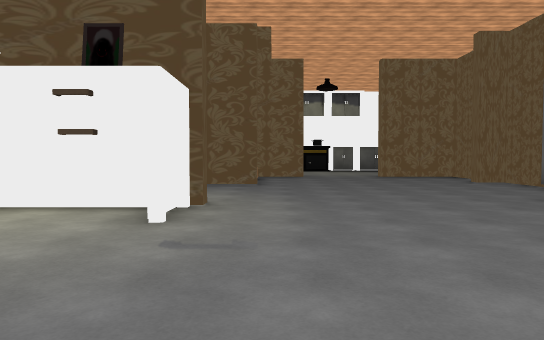
[1] (above)

24 first-person views from a walk through a Unity game level. The camera is 1.4 m above the floor, tilts 2° down and sees 70° across. The floor is counted in squares, 2 m on a side. Each view is taken from the middle of a square. On the plan, view 1 faces up. The plan holds only what a view shows up to about 11 squares ahead; the rest is blank. The place goes on beyond the plan. The player is left out. Some surface patterns are stand-ins.

[2]
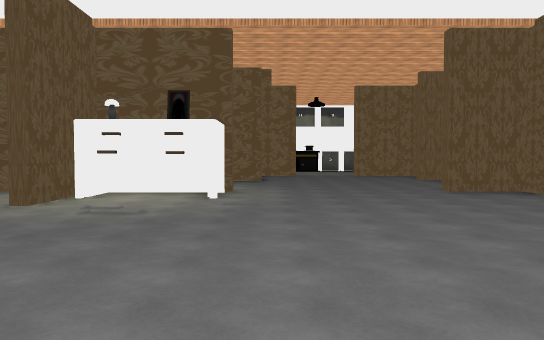

[3]
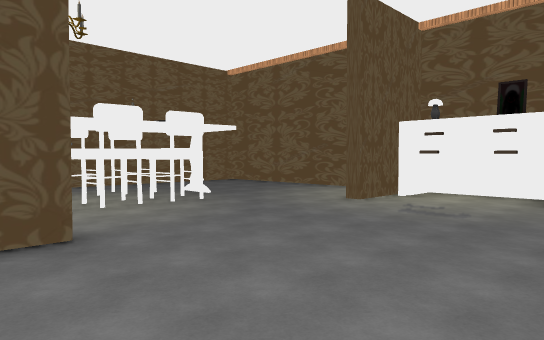

[4]
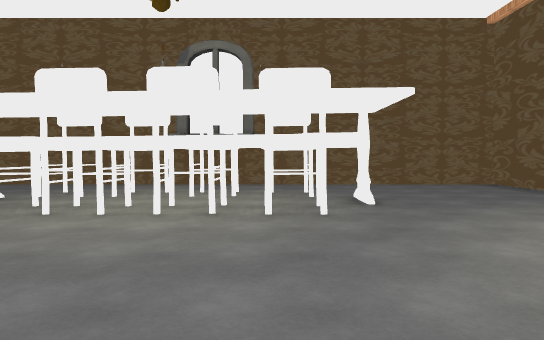

[5]
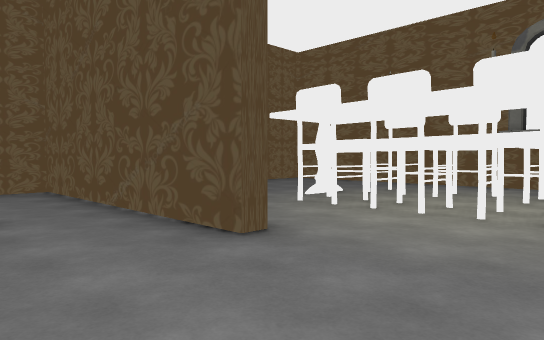

[6]
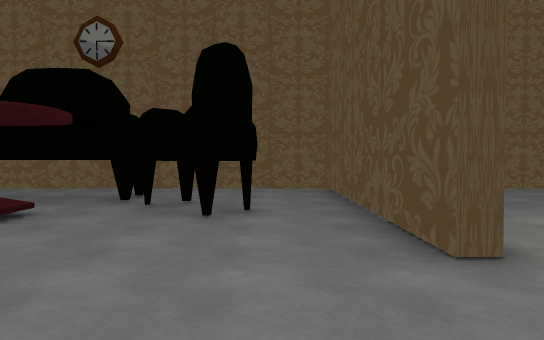

[7]
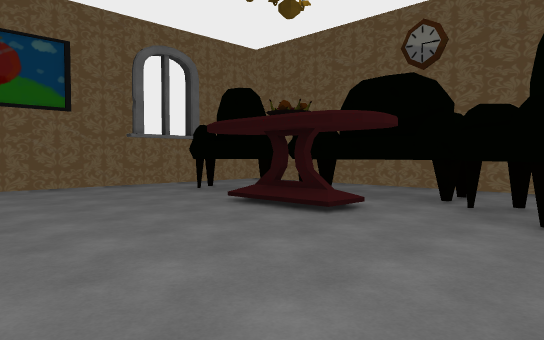

[8]
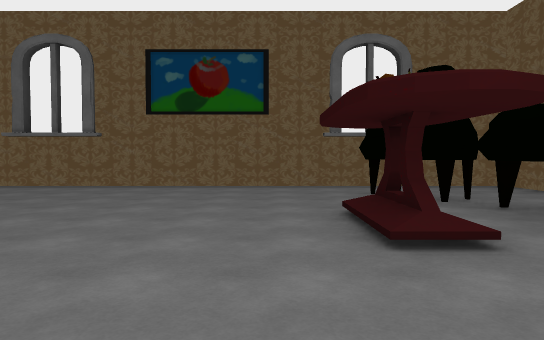

[9]
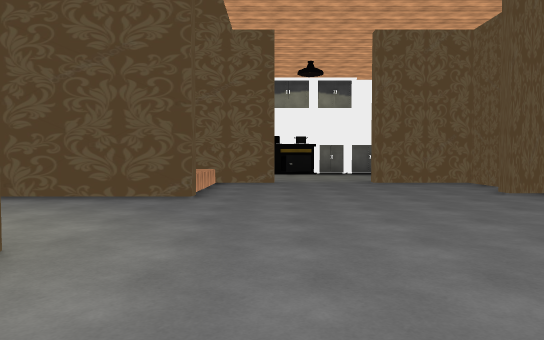

[10]
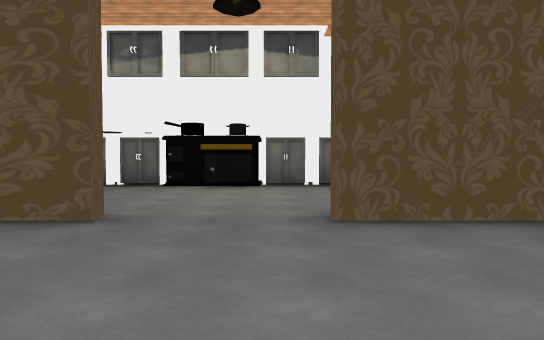

[11]
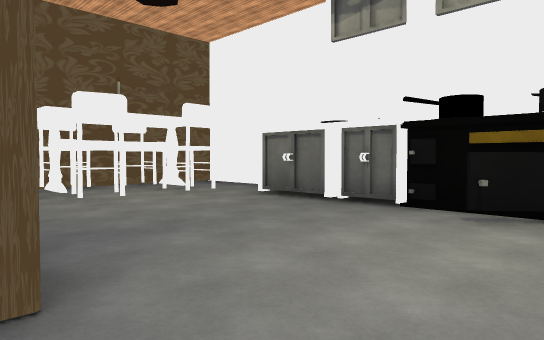

[12]
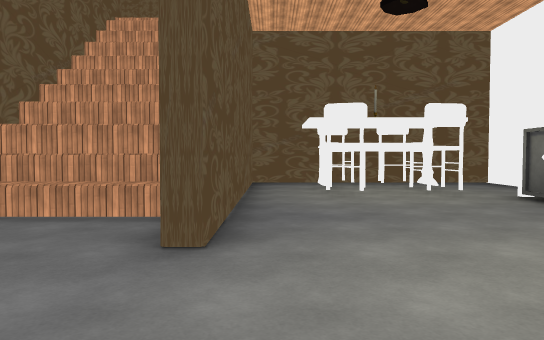

[13]
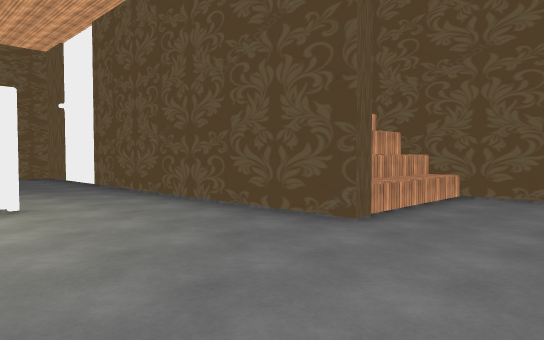

[14]
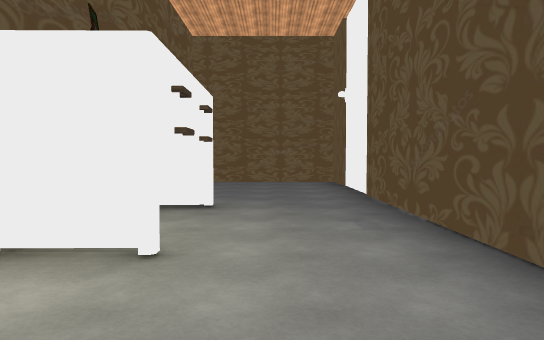

[15]
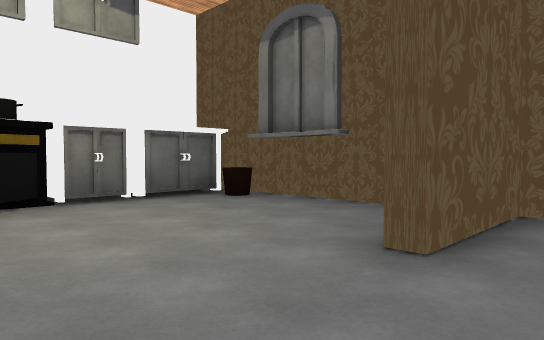

[16]
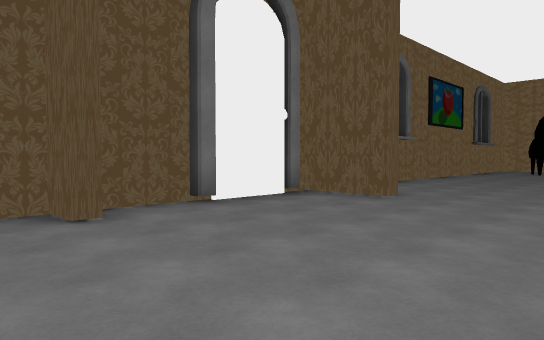

[17]
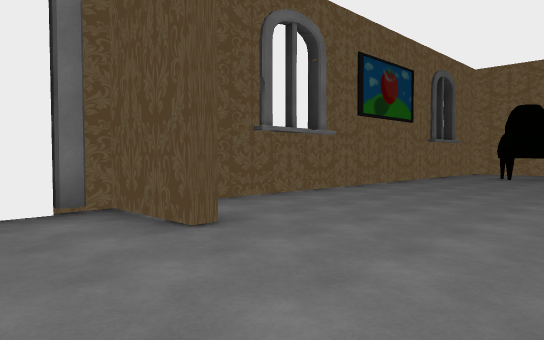

[18]
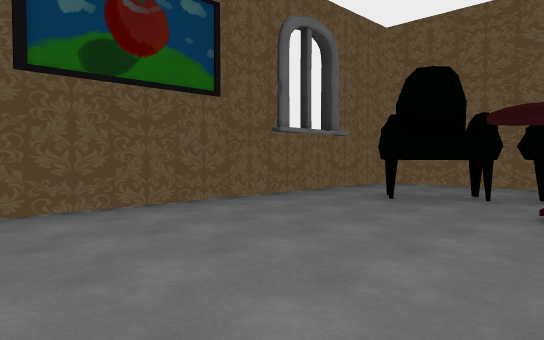

[19]
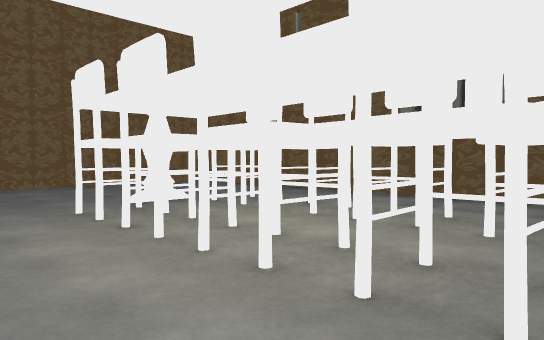

[20]
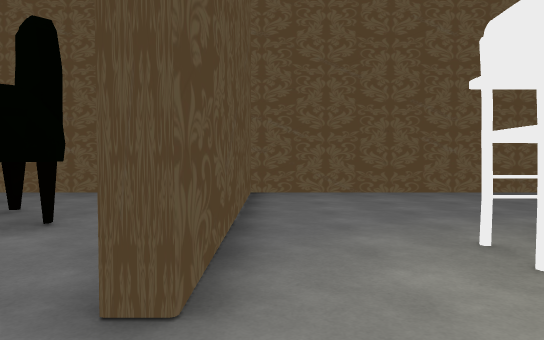

[21]
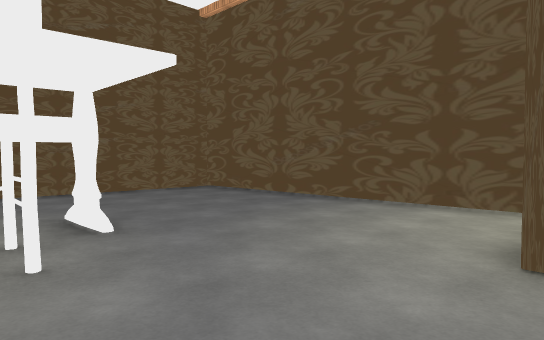

[22]
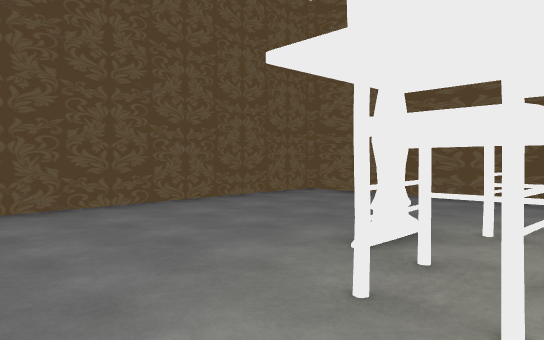

[23]
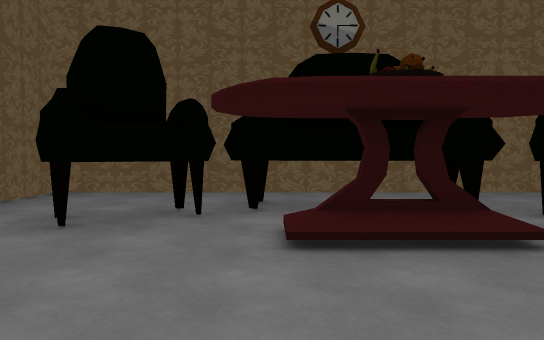

[24]
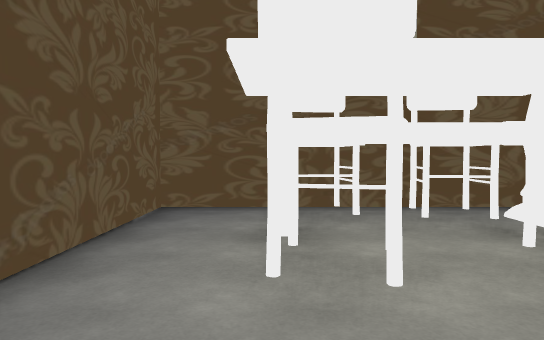

### Floor plan
Key: @ floor where view 1 was taken; # wall or solid block; . floor; / step, stairs or slope; ^ raised ledge; T thing the floor can be seen under or through; C cabinet; O other object.
Columns run from 12 left of view 1 to 7 right of it. Each row starts with its distance up from view 1.
 20       ###      #
 19       ....CCCOOCCC.#
 18       ....CCC.O.CC.#
 17      #.O.O........O#
 16      O.O...........#
 15      O..OO.........#
 14       ............
 13       ########..####
 12           #^.......#
 11           #^......##
 10 ############.......#
  9 #..................#
  8 #.................##
  7 #.....OOO.........#
  6 #########........###
  5 #.......#OOO.......#
  4 #.......#.O........#
  3 #.......#..........#
  2 #..................#
  1 #...T..............#
  0 #..TTT......@......#
 -1 #..TTT.............#
 -2 #..TTT.............#
 -3 #...T...#..........#
 -4 #..TTT..#.../O.....#
 -5 #.......#.O....OO..#
 -6 #.......#.OOOOOOO..#
 -7 #.......#.. OOO....#
 -8 #.......#..........#
 -9 ####################

Where each view was taken, in squares from view 1:
view 1: 0 up, 0 right, facing up
view 2: 4 down, 0 right, facing up
view 3: 4 down, 0 right, facing up-left
view 4: 0 up, 2 left, facing left
view 5: 0 up, 2 left, facing down-left
view 6: 0 up, 3 left, facing down
view 7: 0 up, 3 left, facing down-right
view 8: 3 down, 3 left, facing right
view 9: 3 up, 1 right, facing up
view 10: 9 up, 3 right, facing up
view 11: 13 up, 3 right, facing up-left
view 12: 14 up, 4 right, facing left
view 13: 6 up, 2 right, facing up-left
view 14: 8 up, 1 left, facing left
view 15: 12 up, 1 right, facing up-right
view 16: 12 up, 1 right, facing down-right
view 17: 8 up, 1 right, facing down-right
view 18: 1 up, 1 right, facing down-right
view 19: 1 up, 5 left, facing down-left
view 20: 1 down, 5 left, facing down
view 21: 0 up, 4 left, facing up-left
view 22: 3 down, 5 left, facing down-left
view 23: 1 down, 2 right, facing down
view 24: 15 up, 1 left, facing left
